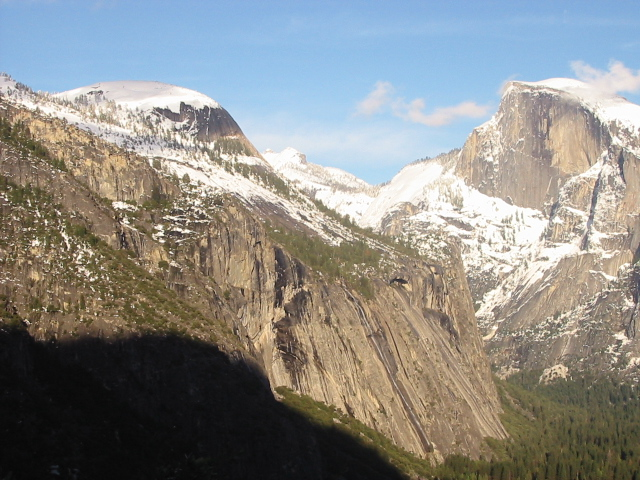
#> input picture 1st/COMP577/HW/HW1 Panorama Stitching/yosemite/yosemite1.jpg, 640 x 480 px; its folder holds 4 pictures in this run
$ python main.py
#> lines starting #> are read from the running program, lines starting #| are printed output that depends on the picture; after the words box and inside, x2 and y2 are one past the last pixel; in counts of white or black regions, pixels touching at a corner belong together
import numpy as np
import cv2 as cv
from matplotlib import pyplot as plt
from scipy.ndimage import distance_transform_edt


# Load the four input images from left to right
images = []

for i in range(1, 5):
    img = cv.imread(f"yosemite/yosemite{i}.jpg")
#> img is the input picture: shape (480, 640, 3); mean B, G, R 135.4, 139.3, 139.5
    # img = cv.imread(f"wilson/wilson{i}.jpg")

    if img is None:
        raise ValueError(f"Could not load {i}.jpg")

    # Resize images to reduce computation and memory usage
    img = cv.resize(img, (300, 480))
#> img: shape (480, 300, 3)
    images.append(img)
#> pass 2 of the loop `for i in range(1, 5):`:
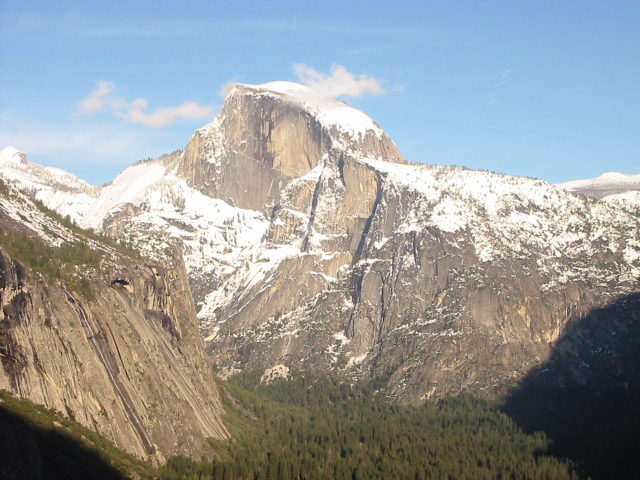
#> input picture 1st/COMP577/HW/HW1 Panorama Stitching/yosemite/yosemite2.jpg, 640 x 480 px
#> img is the input picture: shape (480, 640, 3); mean B, G, R 155.6, 155.5, 151.7
#> `img = cv.resize(img, (300, 480))`:
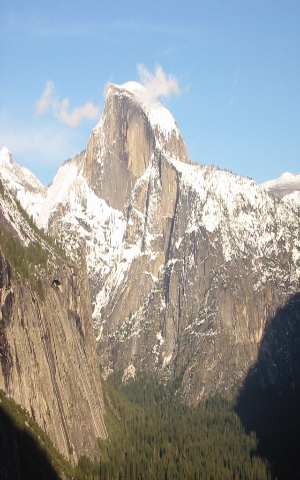
#> img: shape (480, 300, 3); mean B, G, R 155.6, 155.6, 151.8
#> pass 3 of the loop `for i in range(1, 5):`:
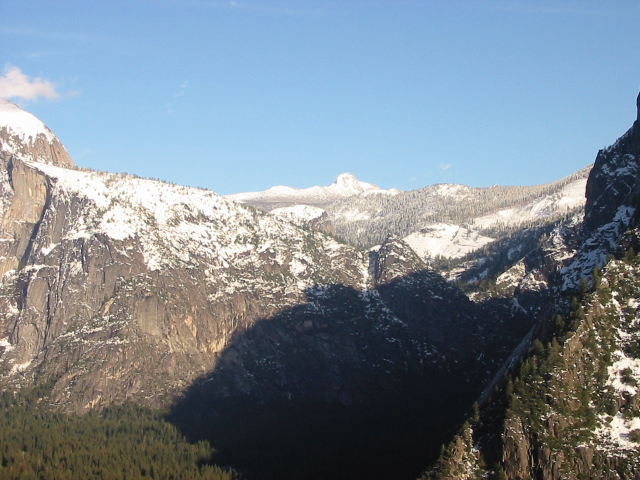
#> input picture 1st/COMP577/HW/HW1 Panorama Stitching/yosemite/yosemite3.jpg, 640 x 480 px
#> img is the input picture: shape (480, 640, 3); mean B, G, R 145.3, 135.4, 123.3
#> `img = cv.resize(img, (300, 480))`:
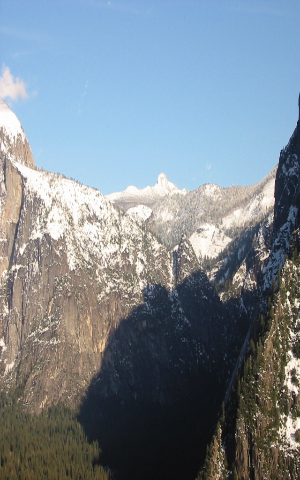
#> img: shape (480, 300, 3); mean B, G, R 145.4, 135.4, 123.3
#> the loop made 4 passes; the first 3 are shown


# Step 1: Feature detection and description

def get_features(img):
    # Convert to grayscale because SIFT operates on intensity values
    gray = cv.cvtColor(img, cv.COLOR_BGR2GRAY)

    # Detect SIFT keypoints and compute their descriptors
    sift = cv.SIFT_create()
    kp, des = sift.detectAndCompute(gray, None)

    return gray, kp, des


# Display detected SIFT keypoints for all four input images
fig, axes = plt.subplots(1, 4, figsize=(14, 5))

for i, img in enumerate(images):
    gray, kp, _ = get_features(img)

    result = cv.drawKeypoints(
        gray,
        kp,
        None,
        flags=cv.DRAW_MATCHES_FLAGS_DRAW_RICH_KEYPOINTS
    )

    axes[i].imshow(result, cmap="gray")
    axes[i].set_title(f"Image {i + 1}")
    axes[i].axis("off")
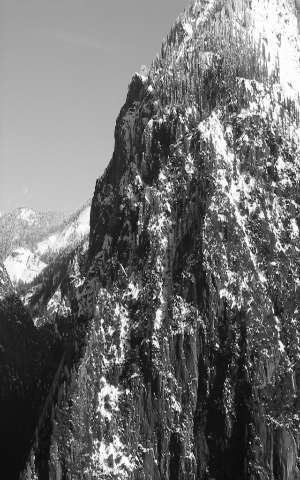
#> gray: shape (480, 300); min 7, max 255, mean 111

plt.tight_layout()
plt.show()
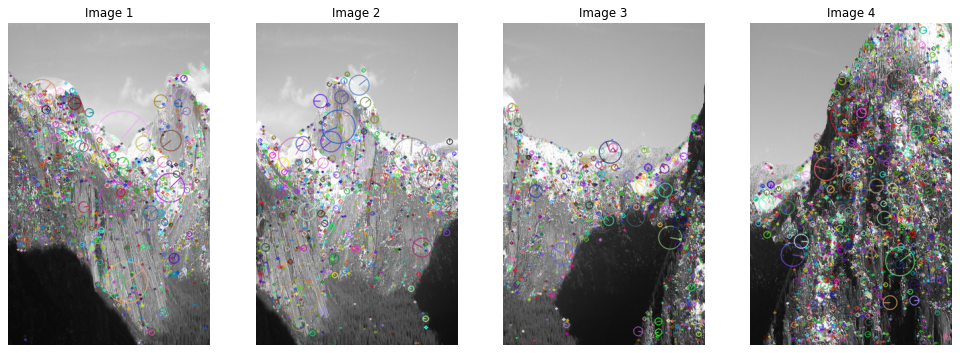
#> figure drawn by matplotlib, 4 panels
plt.close(fig)


# Step 2: Feature matching and image alignment

def get_matches(des1, des2):
    # Match SIFT descriptors using Euclidean (L2) distance
    bf = cv.BFMatcher(cv.NORM_L2, crossCheck=True)
    matches = bf.match(des1, des2)

    # Lower descriptor distance represents a better match
    return sorted(matches, key=lambda x: x.distance)


def get_distance_transform(img):
    # Create a binary mask separating image pixels from the black background
    thresh = cv.threshold(
        img,
        0,
        255,
        cv.THRESH_BINARY
    )[1]

    thresh = thresh.any(axis=2)
    thresh = np.pad(thresh, 1)

    # Compute each pixel's distance from the nearest image boundary
    dist = distance_transform_edt(thresh)[1:-1, 1:-1]
    dist = dist[:, :, None]

    # Normalize the weights
    max_dist = dist.max()

    if max_dist > 0:
        dist = dist / max_dist

    return dist.astype(np.float32)


def stitch_pair(img1, img2, show_details=False):
    # Detect SIFT features in both images
#> called with show_details = True
    gray1, kp1, des1 = get_features(img1)
#> in get_features (call 5), `kp, des = sift.detectAndCompute(gray, None)`: kp = 1039 keypoints; strongest (x, y, size): (87, 231, 2.6), (75, 234, 2.5), (83, 229, 2.2), (56, 205, 4.5)
#> kp1 has the same summary as kp in get_features
    gray2, kp2, des2 = get_features(img2)
#> in get_features (call 6), `kp, des = sift.detectAndCompute(gray, None)`: kp = 947 keypoints; strongest (x, y, size): (10, 217, 1.9), (283, 284, 1.9), (159, 336, 3.7), (202, 321, 2.2)
#> kp2 has the same summary as kp in get_features

    if des1 is None or des2 is None:
        raise ValueError("Not enough SIFT features")

    # Match descriptors between the two images
    matches = get_matches(des1, des2)
#> in get_matches, `matches = bf.match(des1, des2)`: matches = 468 matches
#> matches = 468 matches

    if len(matches) < 4:
        raise ValueError("Not enough matches")

    # Construct corresponding point arrays from the matched keypoints
    pts1 = np.float32([
        kp1[m.queryIdx].pt for m in matches
    ])
#> pts1 = 468 pairs, first value 7.59 to 297, second value 67.01 to 472.7

    pts2 = np.float32([
        kp2[m.trainIdx].pt for m in matches
    ])
#> pts2 = 468 pairs, first value 2.38 to 293, second value 71.43 to 474.2

    # Estimate a robust homography that maps img2 onto img1
    H, mask = cv.findHomography(
        pts2,
        pts1,
        cv.RANSAC
    )
#> H = [[0.936, 0.000264, 131.7], [-0.0582, 0.982, 3.66], [-0.000208, -2.59e-06, 1]]; mask = 468 values, max 1 at index 0, min 0 at index 226, mean 0.656

    if H is None:
        raise ValueError("Could not estimate homography")

    print(
        f"Matches: {len(matches)}, "
        f"Inliers: {int(mask.sum())}"
    )
#| Matches: 468, Inliers: 307

    # Visualize the strongest feature matches for the first image pair
    if show_details:
        match_img = cv.drawMatches(
            gray1,
            kp1,
            gray2,
            kp2,
            matches[:10],
            None,
            flags=cv.DrawMatchesFlags_NOT_DRAW_SINGLE_POINTS
        )
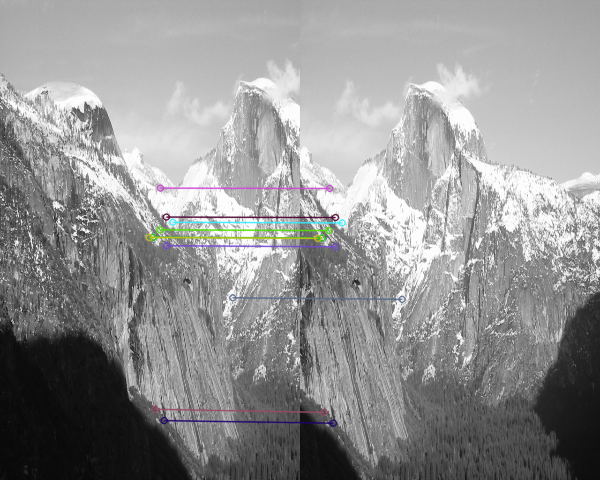
#> match_img: shape (480, 600, 3); mean of channels 0, 1, 2 146.2, 146.2, 146.1; drawn as B, G, R

        fig = plt.figure(figsize=(12, 5))
        plt.imshow(match_img, cmap="gray")
        plt.title("Top 10 Feature Matches")
        plt.axis("off")
        plt.tight_layout()
        plt.show()
        plt.close(fig)

    h1, w1 = img1.shape[:2]
#> h1 = 480; w1 = 300
    h2, w2 = img2.shape[:2]
#> h2 = 480; w2 = 300

    # Define the four corners of each image
    corners1 = np.float32([
        [0, 0],
        [w1, 0],
        [w1, h1],
        [0, h1]
    ]).reshape(-1, 1, 2)
#> corners1 = [[0, 0], [300, 0], [300, 480], [0, 480]]

    corners2 = np.float32([
        [0, 0],
        [w2, 0],
        [w2, h2],
        [0, h2]
    ]).reshape(-1, 1, 2)
#> corners2 = [[0, 0], [300, 0], [300, 480], [0, 480]]

    # Warp img2's corners to determine the required panorama canvas size
    warped_corners2 = cv.perspectiveTransform(
        corners2,
        H
    )
#> warped_corners2 = [[131.7, 3.66], [440, -14.73], [440.8, 488.7], [132, 475.6]]

    all_corners = np.concatenate(
        (corners1, warped_corners2),
        axis=0
    )
#> all_corners = [[0, 0], [300, 0], [300, 480], [0, 480], [131.7, 3.66], [440, -14.73], [440.8, 488.7], [132, 475.6]]

    x_min = int(np.floor(all_corners[:, 0, 0].min()))
#> x_min = 0
    y_min = int(np.floor(all_corners[:, 0, 1].min()))
#> y_min = -15
    x_max = int(np.ceil(all_corners[:, 0, 0].max()))
#> x_max = 441
    y_max = int(np.ceil(all_corners[:, 0, 1].max()))
#> y_max = 489

    width = x_max - x_min
#> width = 441
    height = y_max - y_min
#> height = 504

    if width <= 0 or height <= 0:
        raise ValueError("Invalid panorama size")

    # Translate the panorama so that all coordinates are positive
    tx = -x_min
#> tx = 0
    ty = -y_min
#> ty = 15

    T = np.array([
        [1, 0, tx],
        [0, 1, ty],
        [0, 0, 1]
    ], dtype=np.float64)
#> T = [[1, 0, 0], [0, 1, 15], [0, 0, 1]]

    # Warp img2 into the coordinate system of img1
    warped_img2 = cv.warpPerspective(
        img2,
        T @ H,
        (width, height)
    )

    # Place img1 onto the same panorama canvas
    img1_canvas = np.zeros(
        (height, width, 3),
        dtype=np.uint8
    )

    img1_canvas[
        ty:ty + h1,
        tx:tx + w1
    ] = img1

    # Show the two original images and their alignment
    if show_details:
        aligned = cv.addWeighted(
            img1_canvas,
            0.5,
            warped_img2,
            0.5,
            0
        )

        fig, axes = plt.subplots(1, 3, figsize=(15, 5))

        axes[0].imshow(cv.cvtColor(img1, cv.COLOR_BGR2RGB))
        axes[0].set_title("Image 1")

        axes[1].imshow(cv.cvtColor(img2, cv.COLOR_BGR2RGB))
        axes[1].set_title("Image 2")

        axes[2].imshow(cv.cvtColor(aligned, cv.COLOR_BGR2RGB))
        axes[2].set_title("Aligned")

        for ax in axes:
            ax.axis("off")

        plt.tight_layout()
        plt.show()
        plt.close(fig)

        del aligned


    # Step 3: Blend the aligned images

    # Give pixels farther from image boundaries larger blending weights
    weight1 = get_distance_transform(img1_canvas)
#> in get_distance_transform, `thresh = cv.threshold( img, 0, 255, cv.THRESH_BINARY )[1]`:
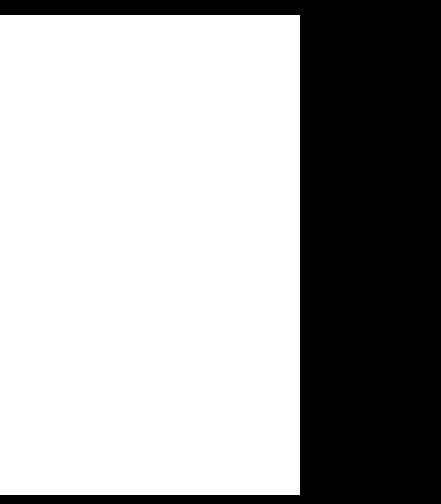
#> thresh: shape (504, 441, 3); 64.8% white; 1 black region, box (x1, y1, x2, y2) and area: (0, 0, 441, 504) 78264
#> in get_distance_transform, `thresh = np.pad(thresh, 1)`: thresh: shape (506, 443) bool; 64.2% white; 1 black region, box (x1, y1, x2, y2) and area: (0, 0, 443, 506) 80158
#> in get_distance_transform, `dist = distance_transform_edt(thresh)[1:-1, 1:-1]`:
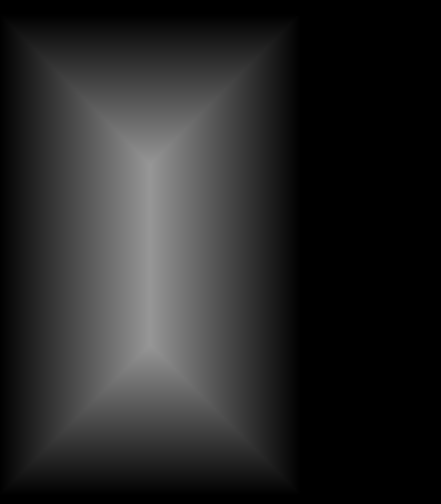
#> dist: shape (504, 441) float64; min 0, max 150, mean 38.8
#> in get_distance_transform, `max_dist = dist.max()`: max_dist = 150
    weight2 = get_distance_transform(warped_img2)
#> in get_distance_transform (call 2), `thresh = thresh.any(axis=2)`: thresh: shape (504, 441) bool; 68.1% white; 1 black region, box (x1, y1, x2, y2) and area: (0, 0, 428, 504) 70951
#> in get_distance_transform (call 2), `thresh = np.pad(thresh, 1)`: thresh: shape (506, 443) bool; 67.5% white; 1 black region, box (x1, y1, x2, y2) and area: (0, 0, 443, 506) 72845
#> in get_distance_transform (call 2), `dist = distance_transform_edt(thresh)[1:-1, 1:-1]`:
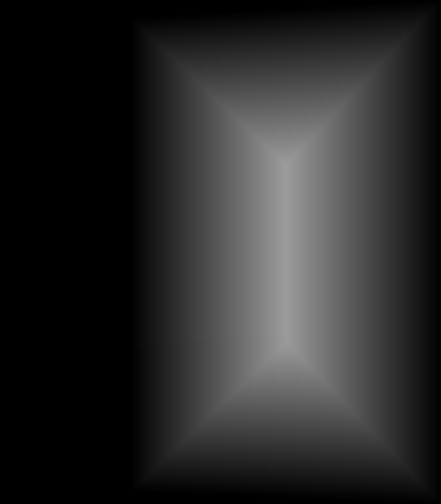
#> dist: shape (504, 441) float64; min 0, max 155, mean 41.9
#> in get_distance_transform (call 2), `max_dist = dist.max()`: max_dist = 155

    denom = np.maximum(weight1 + weight2, 1e-6)

    # Compute the weighted average of the two aligned images
    blended = (
        img1_canvas.astype(np.float32) * weight1
        + warped_img2.astype(np.float32) * weight2
    ) / denom

    blended = np.clip(blended, 0, 255).astype(np.uint8)

    if show_details:
        fig = plt.figure(figsize=(12, 6))

        plt.imshow(
            cv.cvtColor(
                blended,
                cv.COLOR_BGR2RGB
            )
        )

        plt.title("Blended Image")
        plt.axis("off")
        plt.tight_layout()
        plt.show()
        plt.close(fig)

    # Delete large temporary arrays before stitching the next image
    del weight1
    del weight2
    del denom
    del img1_canvas
    del warped_img2

    return blended


# Stitch the first two images and display intermediate results
first_panorama = stitch_pair(
    images[0],
    images[1],
    show_details=True
)


# Step 4: Progressively stitch all four images

panorama = first_panorama

# Treat each previous panorama as the first image and add the next image
for i in range(2, len(images)):
    print(f"Adding image {i + 1}...")

    old_panorama = panorama

    panorama = stitch_pair(
        old_panorama,
        images[i]
    )

    del old_panorama


# Display the final four-image panorama
fig = plt.figure(figsize=(14, 6))

plt.imshow(
    cv.cvtColor(
        panorama,
        cv.COLOR_BGR2RGB
    )
)
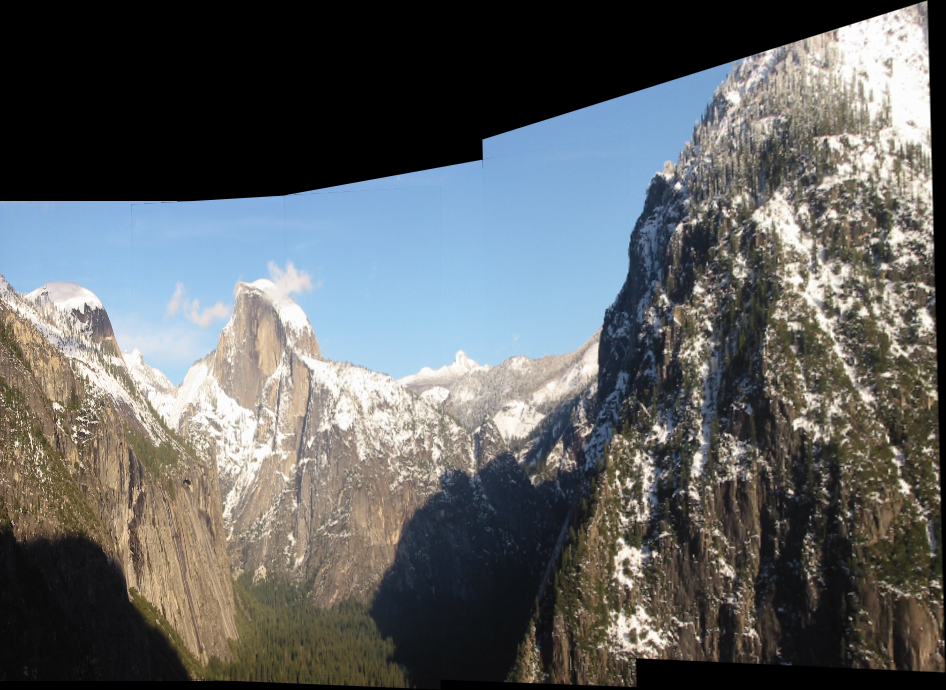
#> panorama: shape (690, 946, 3); mean B, G, R 97.9, 97.2, 94.4

plt.title("Final 4-Image Panorama")
plt.axis("off")
plt.tight_layout()
plt.show()
plt.close(fig)

print("Finished")
